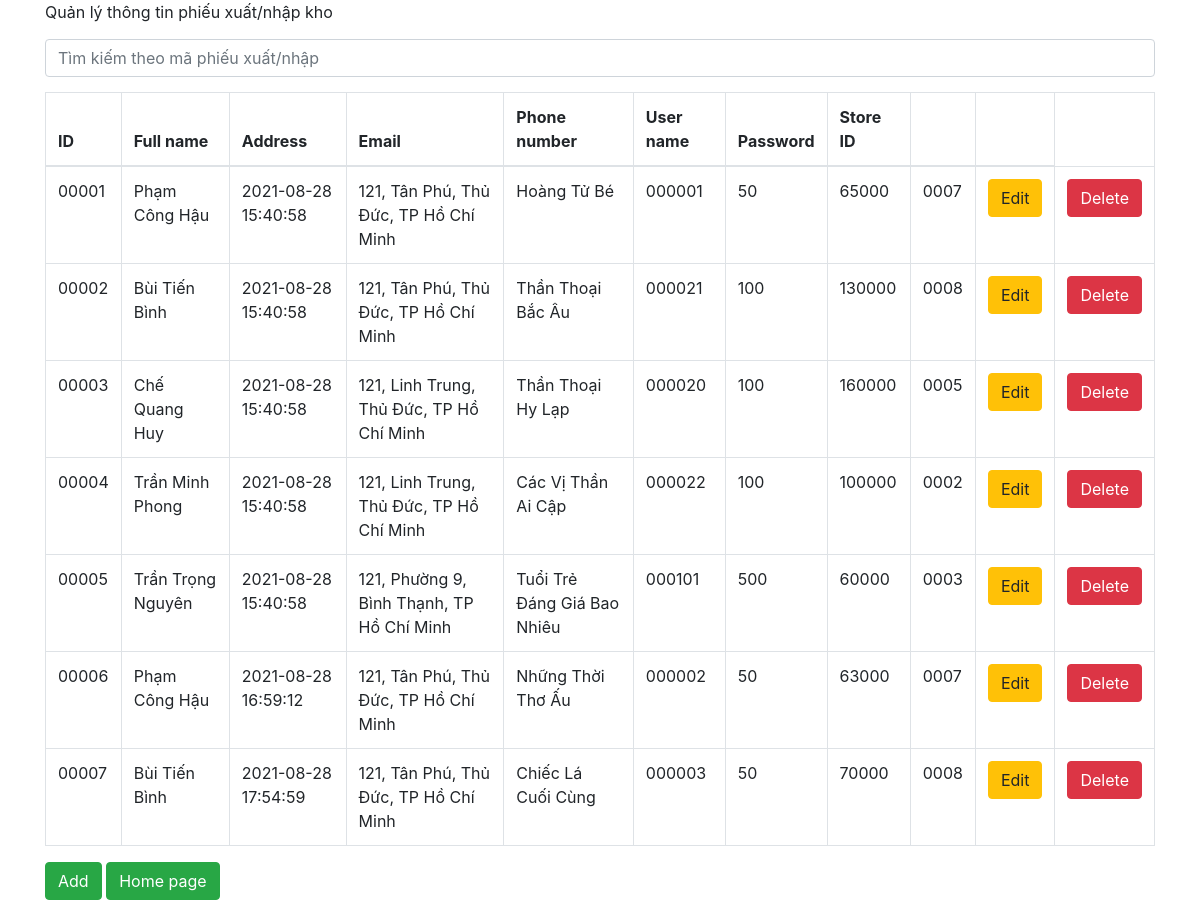
Screenshot of /inventoryreceivingdeliverynote.php with the database file from the repository.
### tables this page shows
CREATE TABLE `inventoryreceivingdeliverynote` (
  `IDNote` char(7) NOT NULL,
  `NameStaff` varchar(50) DEFAULT NULL,
  `Time` datetime DEFAULT NULL,
  `StoreAddress` varchar(50) DEFAULT NULL,
  `NameOfBook` varchar(50) DEFAULT NULL,
  `IDOfBook` char(7) NOT NULL,
  `AmountOfBook` int(11) DEFAULT NULL,
  `CurrentPriceOfBook` int(11) DEFAULT NULL,
  `IDIDStaff` char(7) DEFAULT NULL
);

### dbhelp.php (called while the page is built, shortened)
<?php
function executeResult($sql){
    $conn = mysqli_connect(HOST, USERNAME, PASSWORD, DATABASE);
    $resultset = mysqli_query($conn, $sql);
    $list = [];
    while($row = mysqli_fetch_array($resultset, 1)){
        $list[] = $row;
    }
    return $list;
}

### inventoryreceivingdeliverynote.php (the view, shortened to what this page needs)
<?php
require_once ('dbhelp.php');
?>
<!DOCTYPE html>
<html>
<head>
	<link rel="stylesheet" href="https://maxcdn.bootstrapcdn.com/bootstrap/4.4.1/css/bootstrap.min.css">
</head>
<body>
	<div class="container">
		<div class="panel panel-primary">
			<div class="panel-heading">
				Quản lý thông tin phiếu xuất/nhập kho
				<form method="get">
					<input type="text" name="s" class="form-control" style="margin-top: 15px; margin-bottom: 15px;" placeholder="Tìm kiếm theo mã phiếu xuất/nhập">
				</form>
			</div>
			<div class="panel-body">
				<table class="table table-bordered">
					<thead>
						<tr>
							<th>ID</th>
							<th>Full name</th>
							<th>Address</th>
							<th>Email</th>
                            <th>Phone number</th>
                            <th>User name</th>
                            <th>Password</th>
                            <th>Store ID</th>
							<th width="60px"></th>
							<th width="60px"></th>
						</tr>
					</thead>
					<tbody>
                        <?php
                        if (isset($_GET['s']) && $_GET['s'] != '') {
                            $sql = 'select * from inventoryreceivingdeliverynote where IDNote like "%'.$_GET['s'].'%"';
                        } else {
                            $sql = 'select * from inventoryreceivingdeliverynote';
                        }
                        $studentList = executeResult($sql);
                        foreach ($studentList as $std) {
                            echo '<tr>
                                    <td>'.$std['IDNote'].'</td>
                                    <td>'.$std['NameStaff'].'</td>
                                    <td>'.$std['Time'].'</td>
                                    <td>'.$std['StoreAddress'].'</td>
                                    <td>'.$std['NameOfBook'].'</td>
                                    <td>'.$std['IDOfBook'].'</td>
                                    <td>'.$std['AmountOfBook'].'</td>
									<td>'.$std['CurrentPriceOfBook'].'</td>
                                    <td>'.$std['IDIDStaff'].'</td>
									<td><button class="btn btn-warning" onclick=\'window.open("modifyinventoryreceivingdeliverynote.php?id='.$std['IDNote'].'","_self")\'>Edit</button></td>
									<td><button class="btn btn-danger" onclick="deleteidn('.$std['IDNote'].')">Delete</button></td>
                                </tr>';
                        }
                        ?>
					</tbody>
				</table>
				<button class="btn btn-success" onclick="window.open('addnewinventoryreceivingdeliverynote.php', '_self')">Add</button>
                <button class="btn btn-success" onclick="window.open('index.php', '_self')">Home page</button>
			</div>
		</div>
	</div>
</body>
</html>

### rows the page displays
inventoryreceivingdeliverynote: IDNote "00001", NameStaff "Phạm Công Hậu", Time "2021-08-28 15:40:58", StoreAddress "121, Tân Phú, Thủ Đức, TP Hồ Chí Minh", NameOfBook "Hoàng Tử Bé", IDOfBook "000001", AmountOfBook "50", CurrentPriceOfBook "65000", IDIDStaff "0007"
inventoryreceivingdeliverynote: IDNote "00002", NameStaff "Bùi Tiến Bình", Time "2021-08-28 15:40:58", StoreAddress "121, Tân Phú, Thủ Đức, TP Hồ Chí Minh", NameOfBook "Thần Thoại Bắc Âu", IDOfBook "000021", AmountOfBook "100", CurrentPriceOfBook "130000", IDIDStaff "0008"
inventoryreceivingdeliverynote: IDNote "00003", NameStaff "Chế Quang Huy", Time "2021-08-28 15:40:58", StoreAddress "121, Linh Trung, Thủ Đức, TP Hồ Chí Minh", NameOfBook "Thần Thoại Hy Lạp", IDOfBook "000020", AmountOfBook "100", CurrentPriceOfBook "160000", IDIDStaff "0005"
inventoryreceivingdeliverynote: IDNote "00004", NameStaff "Trần Minh Phong", Time "2021-08-28 15:40:58", StoreAddress "121, Linh Trung, Thủ Đức, TP Hồ Chí Minh", NameOfBook "Các Vị Thần Ai Cập", IDOfBook "000022", AmountOfBook "100", CurrentPriceOfBook "100000", IDIDStaff "0002"
inventoryreceivingdeliverynote: IDNote "00005", NameStaff "Trần Trọng Nguyên", Time "2021-08-28 15:40:58", StoreAddress "121, Phường 9, Bình Thạnh, TP Hồ Chí Minh", NameOfBook "Tuổi Trẻ Đáng Giá Bao Nhiêu", IDOfBook "000101", AmountOfBook "500", CurrentPriceOfBook "60000", IDIDStaff "0003"
inventoryreceivingdeliverynote: IDNote "00006", NameStaff "Phạm Công Hậu", Time "2021-08-28 16:59:12", StoreAddress "121, Tân Phú, Thủ Đức, TP Hồ Chí Minh", NameOfBook "Những Thời Thơ Ấu", IDOfBook "000002", AmountOfBook "50", CurrentPriceOfBook "63000", IDIDStaff "0007"
inventoryreceivingdeliverynote: IDNote "00007", NameStaff "Bùi Tiến Bình", Time "2021-08-28 17:54:59", StoreAddress "121, Tân Phú, Thủ Đức, TP Hồ Chí Minh", NameOfBook "Chiếc Lá Cuối Cùng", IDOfBook "000003", AmountOfBook "50", CurrentPriceOfBook "70000", IDIDStaff "0008"
